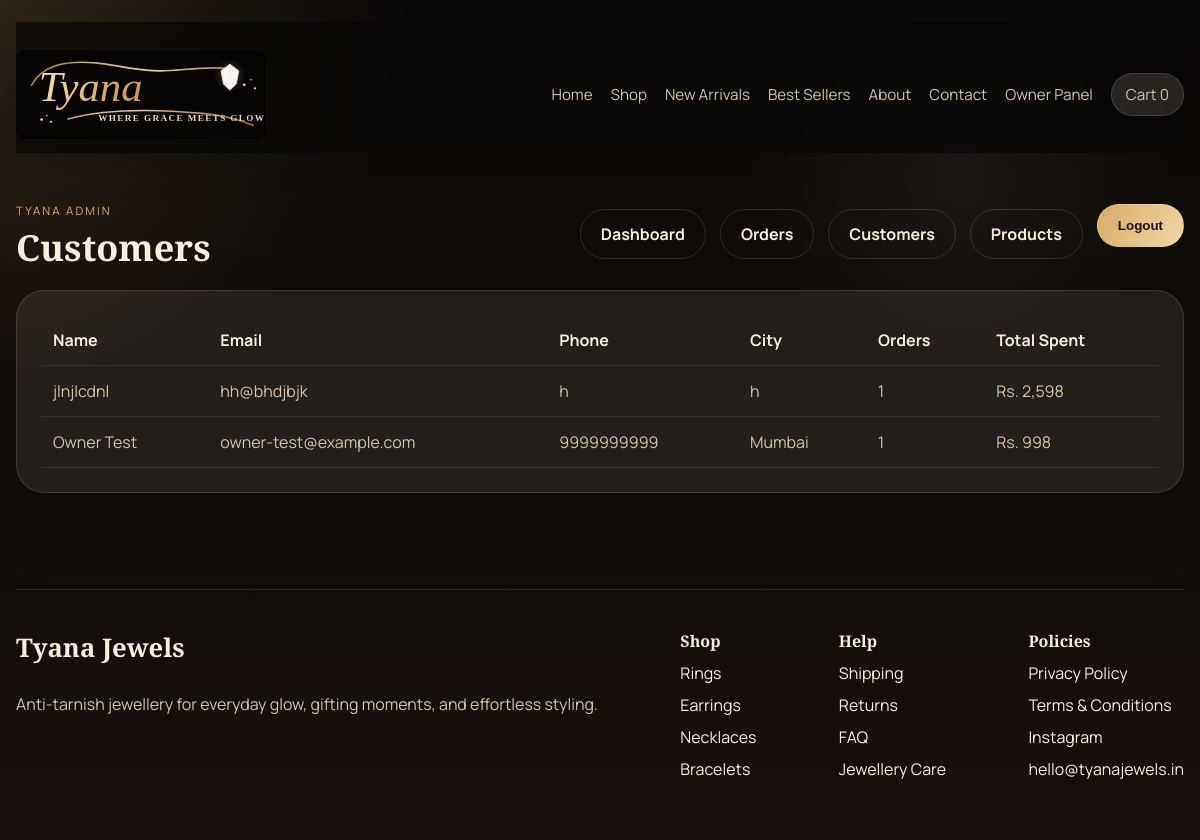
Page /admin/customers (signed in) on the committed database.
### tables this page shows
CREATE TABLE orders (
            id INTEGER PRIMARY KEY AUTOINCREMENT,
            customer_name TEXT NOT NULL,
            email TEXT NOT NULL,
            phone TEXT NOT NULL,
            address TEXT NOT NULL,
            city TEXT NOT NULL,
            pin_code TEXT NOT NULL,
            payment_method TEXT NOT NULL,
            subtotal INTEGER NOT NULL,
            shipping_cost INTEGER NOT NULL,
            total INTEGER NOT NULL,
            items_json TEXT NOT NULL,
            created_at TEXT NOT NULL
        );

### app.py (the view)
@app.route("/admin/customers", methods=["GET"])
@admin_required
def admin_customers():
    orders = fetch_orders()
    customers: Dict[str, Dict[str, object]] = {}
    for order in orders:
        email = order["email"]
        if email not in customers:
            customers[email] = {
                "name": order["customer_name"],
                "email": email,
                "phone": order["phone"],
                "city": order["city"],
                "orders": 0,
                "spent": 0,
            }
        customers[email]["orders"] += 1
        customers[email]["spent"] += int(order["total"])
    customer_list = sorted(customers.values(), key=lambda row: row["spent"], reverse=True)
    return render_template("admin_customers.html", customers=customer_list)

### app.py (called while the page is built, shortened)
def get_logo_path() -> Optional[str]:
    static_root = app.static_folder or ""
    for relative_path in ["images/logo.png", "images/logo.svg"]:
        absolute_path = os.path.join(static_root, *relative_path.split("/"))
        if os.path.exists(absolute_path):
            return relative_path
    return None

def get_db_connection() -> sqlite3.Connection:
    connection = sqlite3.connect(DATABASE_PATH)
    connection.row_factory = sqlite3.Row
    return connection

def fetch_orders() -> List[sqlite3.Row]:
    connection = get_db_connection()
    orders = connection.execute("SELECT * FROM orders ORDER BY id DESC").fetchall()
    connection.close()
    return orders

def admin_required(view):
    @wraps(view)
    def wrapped_view(*args, **kwargs):
        if not session.get("is_admin"):
            return redirect(url_for("admin_login", next=request.path))
        return view(*args, **kwargs)
    return wrapped_view

def money(value: int) -> str:
    return f"Rs. {value:,}"

def get_cart_items() -> List[Dict[str, object]]:
    cart = session.get("cart", {})
    items: List[Dict[str, object]] = []
    return items

def cart_count() -> int:
    return sum(item["quantity"] for item in get_cart_items())

def cart_subtotal() -> int:
    return sum(int(item["line_total"]) for item in get_cart_items())

@app.context_processor
def inject_globals():
    subtotal = cart_subtotal()
    shipping_cost = 0 if subtotal >= 1499 or subtotal == 0 else 99
    return {
        "brand_name": "Tyana Jewels",
        "tagline": "Where Grace Meets Glow",
        "categories": CATEGORIES,
        "logo_path": get_logo_path(),
        "cart_count": cart_count(),
        "cart_subtotal_value": subtotal,
        "cart_shipping_value": shipping_cost,
        "is_admin": bool(session.get("is_admin")),
        "money": money,
    }

### templates/admin_customers.html (shortened to what this page needs)
﻿{% extends "base.html" %}
{% block content %}
<section class="admin-page">
    {% set title = "Customers" %}
    {% include "_admin_nav.html" %}
    <div class="admin-table-wrap admin-panel">
        {% if customers %}
            <table class="admin-table">
                <thead>
                    <tr>
                        <th>Name</th>
                        <th>Email</th>
                        <th>Phone</th>
                        <th>City</th>
                        <th>Orders</th>
                        <th>Total Spent</th>
                    </tr>
                </thead>
                <tbody>
                    {% for customer in customers %}
                        <tr>
                            <td>{{ customer.name }}</td>
                            <td>{{ customer.email }}</td>
                            <td>{{ customer.phone }}</td>
                            <td>{{ customer.city }}</td>
                            <td>{{ customer.orders }}</td>
                            <td>{{ money(customer.spent) }}</td>
                        </tr>
                    {% endfor %}
                </tbody>
            </table>
        {% else %}
            <p class="empty-state">Customer records will appear here after the first order is placed.</p>
        {% endif %}
    </div>
</section>
{% endblock %}

### static/styles.css (style rules this page uses)
:root { --bg: #120d0a; --bg-soft: #1c1511; --surface: rgba(255, 246, 230, 0.07); --surface-strong: rgba(255, 246, 230, 0.12); --card: #201710; --line: rgba(250, 228, 191, 0.14); --text: #f7efdf; --muted: #d5c4aa; --gold: #d7aa63; --gold-deep: #a9742d; --cream: #f8edda; --shadow: 0 24px 60px rgba(0, 0, 0, 0.28); --radius-xl: 32px; --radius-lg: 22px; --radius-md: 16px; --radius-sm: 12px; }
* { box-sizing: border-box; }
html { scroll-behavior: smooth; }
body { margin: 0; font-family: "Manrope", sans-serif; color: var(--text); background: radial-gradient(circle at top left, rgba(215, 170, 99, 0.18), transparent 28%), radial-gradient(circle at 80% 20%, rgba(255, 255, 255, 0.06), transparent 18%), linear-gradient(180deg, #090706 0%, #120d0a 40%, #17100d 100%); }
.admin-auth__card, .admin-panel, .admin-stat-card { border: 1px solid var(--line); background: var(--surface); box-shadow: var(--shadow); border-radius: 28px; }
.admin-page { padding: 26px 0 50px; }
.admin-panel { padding: 24px; }
.admin-table-wrap { overflow-x: auto; }
.admin-table { width: 100%; border-collapse: collapse; }
.admin-table th, .admin-table td { text-align: left; padding: 14px 12px; border-bottom: 1px solid rgba(255, 243, 221, 0.08); color: var(--muted); vertical-align: top; }
.admin-table th { color: var(--cream); font-weight: 700; }

### rows in the picture
orders: name "jlnjlcdnl", email "hh@bhdjbjk", phone "h", city "h", orders "1", spent "Rs. 2,598"
orders: name "Owner Test", email "owner-test@example.com", phone "9999999999", city "Mumbai", orders "1", spent "Rs. 998"

### other values in the picture
{{ cart_count }} "0"
{{ title }} "Customers"
{{ brand_name }} "Tyana Jewels"
